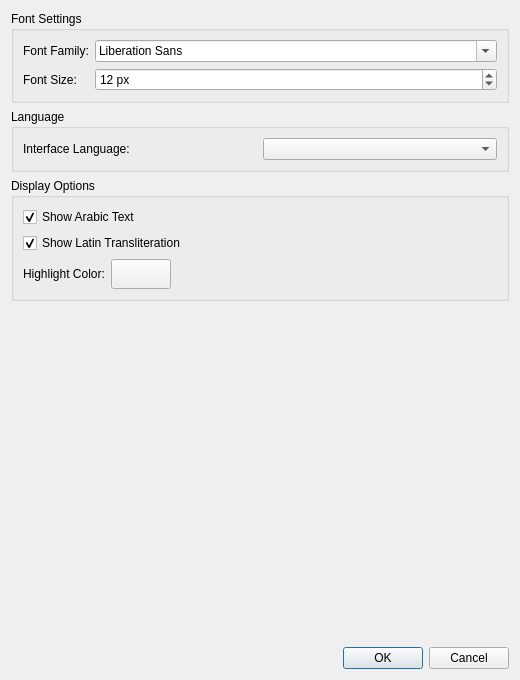
<?xml version="1.0" encoding="UTF-8"?>
<ui version="4.0">
 <class>SettingsDialog</class>
 <widget class="QDialog" name="SettingsDialog">
  <property name="geometry">
   <rect>
    <x>0</x>
    <y>0</y>
    <width>520</width>
    <height>680</height>
   </rect>
  </property>
  <property name="windowTitle">
   <string>Settings</string>
  </property>
  <layout class="QVBoxLayout" name="verticalLayout">
   <item>
    <widget class="QGroupBox" name="fontGroupBox">
     <property name="title">
      <string>Font Settings</string>
     </property>
     <layout class="QFormLayout" name="formLayout">
      <item row="0" column="0">
       <widget class="QLabel" name="fontFamilyLabel">
        <property name="text">
         <string>Font Family:</string>
        </property>
       </widget>
      </item>
      <item row="0" column="1">
       <widget class="QFontComboBox" name="fontComboBox"/>
      </item>
      <item row="1" column="0">
       <widget class="QLabel" name="fontSizeLabel">
        <property name="text">
         <string>Font Size:</string>
        </property>
       </widget>
      </item>
      <item row="1" column="1">
       <widget class="QSpinBox" name="fontSizeSpinBox">
        <property name="minimum">
         <number>8</number>
        </property>
        <property name="maximum">
         <number>32</number>
        </property>
        <property name="value">
         <number>12</number>
        </property>
        <property name="suffix">
         <string> px</string>
        </property>
       </widget>
      </item>
     </layout>
    </widget>
   </item>
   <item>
    <widget class="QGroupBox" name="languageGroupBox">
     <property name="title">
      <string>Language</string>
     </property>
     <layout class="QHBoxLayout" name="horizontalLayout">
      <item>
       <widget class="QLabel" name="languageLabel">
        <property name="text">
         <string>Interface Language:</string>
        </property>
       </widget>
      </item>
      <item>
       <widget class="QComboBox" name="languageCombo"/>
      </item>
     </layout>
    </widget>
   </item>
   <item>
    <widget class="QGroupBox" name="displayGroupBox">
     <property name="title">
      <string>Display Options</string>
     </property>
     <layout class="QVBoxLayout" name="verticalLayout_2">
      <item>
       <widget class="QCheckBox" name="showArabicCheckBox">
        <property name="text">
         <string>Show Arabic Text</string>
        </property>
        <property name="checked">
         <bool>true</bool>
        </property>
       </widget>
      </item>
      <item>
       <widget class="QCheckBox" name="showLatinCheckBox">
        <property name="text">
         <string>Show Latin Transliteration</string>
        </property>
        <property name="checked">
         <bool>true</bool>
        </property>
       </widget>
      </item>
      <item>
       <layout class="QHBoxLayout" name="horizontalLayout_2">
        <item>
         <widget class="QLabel" name="highlightColorLabel">
          <property name="text">
           <string>Highlight Color:</string>
          </property>
         </widget>
        </item>
        <item>
         <widget class="QPushButton" name="highlightColorButton">
          <property name="text">
           <string></string>
          </property>
          <property name="minimumSize">
           <size>
            <width>60</width>
            <height>30</height>
           </size>
          </property>
         </widget>
        </item>
        <item>
         <spacer name="horizontalSpacer">
          <property name="orientation">
           <enum>Qt::Horizontal</enum>
          </property>
          <property name="sizeHint" stdset="0">
           <size>
            <width>40</width>
            <height>20</height>
           </size>
          </property>
         </spacer>
        </item>
       </layout>
      </item>
     </layout>
    </widget>
   </item>
   <item>
    <spacer name="verticalSpacer">
     <property name="orientation">
      <enum>Qt::Vertical</enum>
     </property>
     <property name="sizeHint" stdset="0">
      <size>
       <width>20</width>
       <height>10</height>
      </size>
     </property>
    </spacer>
   </item>
   <item>
    <widget class="QDialogButtonBox" name="buttonBox">
     <property name="orientation">
      <enum>Qt::Horizontal</enum>
     </property>
     <property name="standardButtons">
      <set>QDialogButtonBox::Cancel|QDialogButtonBox::Ok</set>
     </property>
    </widget>
   </item>
  </layout>
 </widget>
 <resources/>
 <connections/>
</ui>
